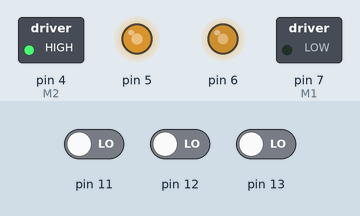
Simulated run of this sketch. Board: Arduino Uno, built with avr-gcc and run on an emulated ATmega328P. Shown: switched loads named in the sketch (green lamp = pin HIGH), output pins drawn as LEDs (lit = HIGH). The inputs (shaded band) are chosen by the test bench; at power-on: pin 12 LOW, pin 11 LOW, pin 13 LOW.

Above: at 1.2 s.
1.3 s: pin 12 driven HIGH
At 4.2 s:
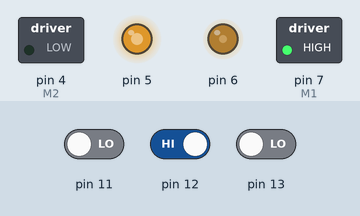
4.3 s: pin 11 driven HIGH
5.8 s: pin 12 driven LOW
At 6.9 s:
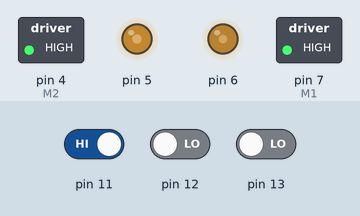
7.3 s: pin 11 driven LOW and pin 13 driven HIGH
At 7.8 s:
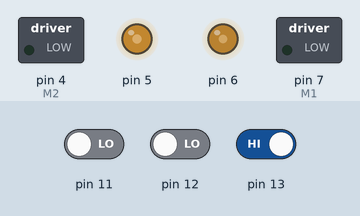
8.8 s: pin 13 driven LOW
At 10.1 s:
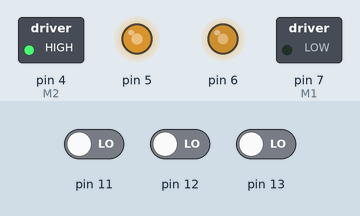
10.6 s: pin 13 driven HIGH
At 11.8 s:
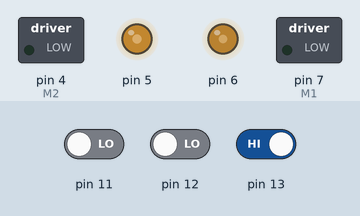
Timing chart, 0 to 13.1 s (numbered marks = the images above; inputs shaded):
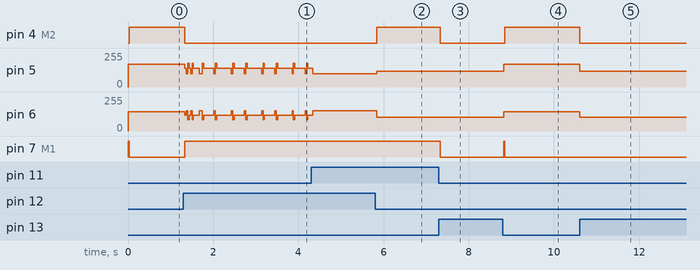

The sketch:

robot.ino
```cpp
// #define DEBUG

#define MINSPD_PID 100
#define DROISPD_PID 140
#define MAXSPD_PID 180//250

#define MINSPD_CHENILLE 120
#define MAXSPD_CHENILLE 170

#define PERDU 0//500 // temps en millisecondes avant d'etre considere comme perdu
// #define ROTA 200

typedef enum {
  TOUT_DROIT,
  SANS_LIGNE,
  VIRAGE_GAUCHE,
  VIRAGE_DROIT,
  RETROUVE_LIGNE,
  ARRET
} Etat;

unsigned long t_perdu = 0;
unsigned long t_retrouve = 1;
bool surLigne = true;

int vM1, vM2;

typedef enum {
  GAUCHE,
  DROITE
} Direction;

void setup() {
  Serial.begin(9600);
  initMoteurs();
  initEtat();
}

// met a jour etat, surLigne, la rampe de contraste
void actuInfos(void) {
  rampeContraste();
  actuEtat();
  surLigne = !(t_perdu+PERDU < millis() && !t_retrouve);
}

// programme de deplacement du robot lent mais robuste,
// inpire du deplacement des chenilles des vehicules lent (ex: tank)
void chenille(void) {
  if (etatCourant() == TOUT_DROIT) {
    avancer(MAXSPD_CHENILLE, MAXSPD_CHENILLE, surLigne);
  } else if (etatCourant() == VIRAGE_GAUCHE || (etatCourant() == SANS_LIGNE && etatPrecedent() == VIRAGE_GAUCHE)) {
    rotation(MINSPD_CHENILLE, MINSPD_CHENILLE, GAUCHE);
  } else if (etatCourant() == VIRAGE_DROIT || (etatCourant() == SANS_LIGNE && etatPrecedent() == VIRAGE_DROIT)) {
    rotation(MINSPD_CHENILLE, MINSPD_CHENILLE, DROITE);
  } else {
    avancer(MAXSPD_CHENILLE, MAXSPD_CHENILLE, surLigne);
  }
}

// programme de deplacement du robot rapide mais ne sait pas tourner,
// utilise l'algorithme du PID
void algoDepPID(void) {
  calculPID();
  avancer(vM1, vM2, surLigne);
  restetVit();
}

// combine tout pour aller vite et etre resistant
void systemCombine(void) {
  if (etatCourant() == TOUT_DROIT) {
    algoDepPID();
  } else if (etatCourant() == VIRAGE_GAUCHE || (etatCourant() == SANS_LIGNE && etatPrecedent() == VIRAGE_GAUCHE)) {
    rotation(MINSPD_CHENILLE, MINSPD_CHENILLE, GAUCHE);
  } else if (etatCourant() == VIRAGE_DROIT || (etatCourant() == SANS_LIGNE && etatPrecedent() == VIRAGE_DROIT)) {
    rotation(MINSPD_CHENILLE, MINSPD_CHENILLE, DROITE);
  } else if (etatCourant() == SANS_LIGNE && etatPrecedent() == TOUT_DROIT) {
      avancer(MAXSPD_CHENILLE, MAXSPD_CHENILLE, surLigne);
  } else {
    retrouveLigne();
  }
}

void loop() {
  actuInfos();
  #ifdef DEBUG
  Serial.println("");
  // Serial.println(surLigne);
  // rotation(MINSPD_CHENILLE, MINSPD_CHENILLE, GAUCHE);
  // Serial.println(t_perdu);
  // Serial.println(t_retrouve);
  // calculPID();
  // affichageCapteur();
  afficherEtat();
  // afficherVitesse();
  // restetVit();
  delay(250);
  #else
    // algoDepPID();
    // chenille();
    systemCombine();
  #endif
}
```

capteurs.ino
```cpp
#define IR1 11
#define IR2 12
#define IR3 13

#define NBCAP 3
#define MAXITE 1000

int IRs[NBCAP] = {IR1, IR2, IR3};
// int seuil[NBCAP] = {200, 220, 200};
int seuil[NBCAP] = {190, 210, 190};
int valeurs[NBCAP];

// renvoie le contraste trouve par le capteur iIR
int contraste(int iIR) {
  int ir = IRs[iIR];
  pinMode(ir, OUTPUT);
  digitalWrite(ir, HIGH);
  delayMicroseconds(10);
  pinMode(ir, INPUT);
  digitalWrite(ir, LOW);
  long t_in = micros();
  int ite = 0;
  while (digitalRead(ir) == HIGH && ite < MAXITE){
    ite++;
  }
  long t_out = micros();

  return t_out - t_in;
}

// trouve le contraste pour tout les capteurs
void rampeContraste(void){
  for (int iIR = 0; iIR < NBCAP; iIR++) {
    valeurs[iIR] = contraste(iIR);
  }
}

// indique si le contraste du capteur iIr est sous le seuil, cad si le capteur n'est pas sur la ligne
bool sousSeuil(int iIR){
  return valeurs[iIR] < seuil[iIR];
}

// calcul l'ecart du robot par rapport a la ligne dans l'interval [-100; 100],
// (lit automatiquement les contrastes),
// < 0 -> trop a gauche
// > 0 -> trop a droite
int ecartLigne(void) {
  return 100L*(valeurs[2]-valeurs[0])/(valeurs[2]+valeurs[0]);
}

// =======================================
//        DEBUG
// =======================================

// affiche les valeurs des capteurs
void affichageCapteur(void) {
  for (int i = 0; i < NBCAP; i++) {
    Serial.print("| IR ");
    Serial.print(i);
    Serial.print(" (");
    Serial.print(seuil[i]);
    Serial.print("): ");
    Serial.print(valeurs[i]);
  }
  Serial.println("");
}

// fonction de tests pour les capteurs
void testIR(void) {
  delay(1000);
  rampeContraste();
  affichageCapteur();
  for (int i = 0; i < 3; i++) {
    if (sousSeuil(i)) {
      Serial.print(i+1);
      Serial.println(" -> sous seuil");
    }
  }
}
```

etats.ino
```cpp
#define MAXETAT 5

Etat lstEtat[MAXETAT];
int iEtat = 0;

// init les etats du robot
void initEtat(void) {
  lstEtat[0] = TOUT_DROIT;
  for (int i = 1; i < MAXETAT; i++) {
    lstEtat[i] = 0;
  }
}

// Renvoie l'etat courant du robot
Etat etatCourant(void) {
  return lstEtat[iEtat];
}

// Renvoie l'etat precedent du robot
Etat etatPrecedent(void) {
  return lstEtat[(iEtat-1)%MAXETAT];
}

// Renvoie le nouvel etat du robot
Etat nouvEtat(void){
  Etat e = ARRET;
  if (!sousSeuil(1)) {
    e = TOUT_DROIT;
  } else if (sousSeuil(0) && sousSeuil(1) && sousSeuil(2)) {
    e = SANS_LIGNE;
  } else if (!sousSeuil(0)) { // si le capteur droit detecte la ligne
    e = VIRAGE_DROIT;
  } else if (!sousSeuil(2)) { // si le capteur gauche detecte la ligne
    e = VIRAGE_GAUCHE;
  }
  return e;
}

// actualise l'etat du robot
void actuEtat(void) {
  Etat temp = nouvEtat();

  if (etatCourant() != temp) {
    iEtat = (iEtat+1)%MAXETAT;
    lstEtat[iEtat] = temp;
    if (etatCourant() == SANS_LIGNE) {
      t_perdu = millis();
      t_retrouve = 0;
    } else {
      t_retrouve = millis();
      t_perdu = 0;
    }
  }
}

Direction dernierVirage(void) {
  int i = 0;
  while (i < MAXETAT && lstEtat[(iEtat-i)%MAXETAT] != VIRAGE_DROIT && lstEtat[(iEtat-i)%MAXETAT] != VIRAGE_GAUCHE) {
    i++;
  }
  if (lstEtat[(iEtat-i)%MAXETAT] == VIRAGE_DROIT) {
    return GAUCHE;
  } else if (lstEtat[(iEtat-i)%MAXETAT] == VIRAGE_GAUCHE) {
    return DROITE;
  }
  return (Direction)(valeurs[0]>valeurs[3]);
}

// =======================================
//        DEBUG
// =======================================

void afficherEtat(void) {
  Serial.print(iEtat);
  Serial.print(" | ");
  Serial.print(etatCourant());
  Serial.print(" | ");
  Serial.print(etatPrecedent());
  Serial.print(" |          ");
  for (int i = 0; i < MAXETAT; i++) {
    Serial.print(" | ");
    Serial.print(lstEtat[i]);
  }
  Serial.println("");
}
```

moteurs.ino
```cpp
#define E1 6
#define M1 7
#define E2 5
#define M2 4

#define OFFSETM1 0.85
#define OFFSETM2 1.0

#define Kp 1.36
#define Kd 10
#define Ki 0
int ep = 0;
int sum = 0;

#define MAXERRPID 100
int lstErr[MAXERRPID] = {0};
int indiceErr = 0;

int cplMoteur[2][2] = {{E1, M1}, {E2, M2}};

// initialise les pins et variables des moteurs
void initMoteurs() {
  pinMode(M1, OUTPUT);
  pinMode(M2, OUTPUT);
  restetVit();
}

// reinitialise les vitesses des moteurs a la vitesse minimale
void restetVit(void) {
  vM1 = DROISPD_PID;
  vM2 = DROISPD_PID;
}

// incremente de v1 et v2 les vitesses des moteurs vM1 et vM2 (dans l'intervalle [MINSPD_PID; MAXSPD_PID])
void incrVit(int v1, int v2) {
  vM1 = max(MINSPD_PID, min(vM1+v1, MAXSPD_PID));
  vM2 = max(MINSPD_PID, min(vM2+v2, MAXSPD_PID));
}

// actionne un moteur en envoyant sa vitesse et son sens aux pins du moteur
void actMoteur(int moteur[2], int vitesse, int sens) {
  if (vitesse > MAXSPD_PID)
    vitesse = MAXSPD_PID;
  digitalWrite(moteur[1],sens);
  analogWrite(moteur[0], vitesse);
}

// fait avancer le robot en envoyant la vitesse vM1 et vM2 au moteur m1 et m2
void avancer(int vM1, int vM2, bool avancer) {
  actMoteur(cplMoteur[0], vM1 * OFFSETM1, avancer);
  actMoteur(cplMoteur[1], vM2 * OFFSETM2, !avancer);
  delay(30);
}

// fait tourner les roues du robot dans le sens oppose pour le faire tourner sur place
void rotation(int vM1, int vM2, Direction direction) {
  actMoteur(cplMoteur[0], vM1 * OFFSETM1, direction);
  actMoteur(cplMoteur[1], vM2 * OFFSETM2, direction);
  delay(30);
}

void retrouveLigne(void) {
  // avancer(MINSPD_CHENILLE, MINSPD_CHENILLE, true);
  Direction dRetrouve = dernierVirage();
  rotation(MINSPD_CHENILLE, MINSPD_CHENILLE, dRetrouve);
  while (etatCourant() == SANS_LIGNE) {
    rotation(MINSPD_CHENILLE, MINSPD_CHENILLE, dRetrouve);
    rampeContraste();
    actuEtat();
  }
}

// calcul du PID des roues
int calculPID(void) {
  sum -= lstErr[indiceErr];
  lstErr[indiceErr] = ecartLigne();
  sum += lstErr[indiceErr];
  int u = Kp * lstErr[indiceErr] + Ki * sum + Kd * (lstErr[indiceErr] - ep);
  ep = lstErr[indiceErr];
  indiceErr = (indiceErr+1)%MAXERRPID;
  incrVit(-u, u);
}

// =======================================
//        DEBUG
// =======================================

void afficherVitesse(void) {
  Serial.print("vM1 : ");
  Serial.print(vM1);
  Serial.print("| vM2 : ");
  Serial.print(vM2);
  Serial.print("| lst err : ");
  Serial.print(lstErr[(indiceErr-1)%MAXERRPID]);
  Serial.print("| ep : ");
  Serial.print(lstErr[(indiceErr-2)%MAXERRPID]);
  Serial.println("");
}

// fonction de test pour les moteurs du robot
void testMoteur(void) {
  Serial.println("moteurs stop");
  for (int i = 0; i < 100; i++) {
    avancer(0, 0, true);
  }
  Serial.println("moteurs progressif");
  for (int i = 0; i < MAXSPD_PID; i++) {
    avancer(i, i, true);
  }
  for (int i = 0; i < MAXSPD_PID; i++) {
    avancer(MAXSPD_PID-i, MAXSPD_PID-i, true);
  }
  Serial.println("moteur 0 et 1 a vMax");
  for (int i = 0; i < 100; i++) {
    avancer(MAXSPD_PID, MAXSPD_PID, true);
  }
  Serial.println("moteur 0 a vMax");
  for (int i = 0; i < 100; i++) {
    avancer(MAXSPD_PID, 0, true);
  }
  Serial.println("moteur 1 a vMax");
  for (int i = 0; i < 100; i++) {
    avancer(0, MAXSPD_PID, true);
  }

}
```

Measured:
- after the input at 1.3 s, pin 4 (M2): HIGH → LOW at once; pin 7 (M1): LOW → HIGH at once
- after the input at 5.8 s, pin 4 (M2): LOW → HIGH at once; pin 5: 100/255 → 120/255 at once; pin 6: 153/255 → 102/255 at once
- after the input at 7.3 s, pin 4 (M2), pin 7 (M1): HIGH → LOW at once
- after the input at 8.8 s, pin 4 (M2): LOW → HIGH after 0.05 s; pin 5: 120/255 → 170/255 at once; pin 6: 102/255 → 144/255 at once; pin 7 (M1): LOW → HIGH at once, → LOW 0.03 s later
- after the input at 10.6 s, pin 4 (M2): HIGH → LOW at once; pin 5: 170/255 → 120/255 at once; pin 6: 144/255 → 102/255 at once
